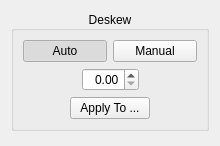
<?xml version="1.0" encoding="UTF-8"?>
<ui version="4.0">
 <class>DeskewOptionsWidget</class>
 <widget class="QWidget" name="DeskewOptionsWidget">
  <property name="geometry">
   <rect>
    <x>0</x>
    <y>0</y>
    <width>220</width>
    <height>146</height>
   </rect>
  </property>
  <property name="windowTitle">
   <string>Form</string>
  </property>
  <layout class="QVBoxLayout">
   <item>
    <widget class="CollapsibleGroupBox" name="deskewGroupBox">
     <property name="title">
      <string>Deskew</string>
     </property>
     <property name="alignment">
      <set>Qt::AlignCenter</set>
     </property>
     <layout class="QVBoxLayout" name="verticalLayout">
      <item>
       <layout class="QHBoxLayout">
        <item>
         <widget class="QPushButton" name="autoBtn">
          <property name="text">
           <string>Auto</string>
          </property>
          <property name="checkable">
           <bool>true</bool>
          </property>
          <property name="checked">
           <bool>true</bool>
          </property>
          <property name="autoExclusive">
           <bool>true</bool>
          </property>
         </widget>
        </item>
        <item>
         <widget class="QPushButton" name="manualBtn">
          <property name="text">
           <string>Manual</string>
          </property>
          <property name="checkable">
           <bool>true</bool>
          </property>
          <property name="autoExclusive">
           <bool>true</bool>
          </property>
         </widget>
        </item>
       </layout>
      </item>
      <item>
       <layout class="QHBoxLayout">
        <item>
         <spacer>
          <property name="orientation">
           <enum>Qt::Horizontal</enum>
          </property>
          <property name="sizeHint" stdset="0">
           <size>
            <width>1</width>
            <height>1</height>
           </size>
          </property>
         </spacer>
        </item>
        <item>
         <widget class="QDoubleSpinBox" name="angleSpinBox">
          <property name="alignment">
           <set>Qt::AlignRight|Qt::AlignTrailing|Qt::AlignVCenter</set>
          </property>
          <property name="singleStep">
           <double>0.010000000000000</double>
          </property>
         </widget>
        </item>
        <item>
         <spacer>
          <property name="orientation">
           <enum>Qt::Horizontal</enum>
          </property>
          <property name="sizeHint" stdset="0">
           <size>
            <width>1</width>
            <height>1</height>
           </size>
          </property>
         </spacer>
        </item>
       </layout>
      </item>
      <item>
       <layout class="QHBoxLayout" name="horizontalLayout">
        <item>
         <spacer name="horizontalSpacer_9">
          <property name="orientation">
           <enum>Qt::Horizontal</enum>
          </property>
          <property name="sizeHint" stdset="0">
           <size>
            <width>1</width>
            <height>1</height>
           </size>
          </property>
         </spacer>
        </item>
        <item>
         <widget class="QPushButton" name="applyDeskewBtn">
          <property name="text">
           <string>Apply To ...</string>
          </property>
         </widget>
        </item>
        <item>
         <spacer name="horizontalSpacer_10">
          <property name="orientation">
           <enum>Qt::Horizontal</enum>
          </property>
          <property name="sizeHint" stdset="0">
           <size>
            <width>1</width>
            <height>1</height>
           </size>
          </property>
         </spacer>
        </item>
       </layout>
      </item>
     </layout>
    </widget>
   </item>
   <item>
    <spacer>
     <property name="orientation">
      <enum>Qt::Vertical</enum>
     </property>
     <property name="sizeHint" stdset="0">
      <size>
       <width>1</width>
       <height>1</height>
      </size>
     </property>
    </spacer>
   </item>
  </layout>
 </widget>
 <customwidgets>
  <customwidget>
   <class>CollapsibleGroupBox</class>
   <extends>QGroupBox</extends>
   <header location="global">CollapsibleGroupBox.h</header>
   <container>1</container>
  </customwidget>
 </customwidgets>
 <resources/>
 <connections/>
</ui>
